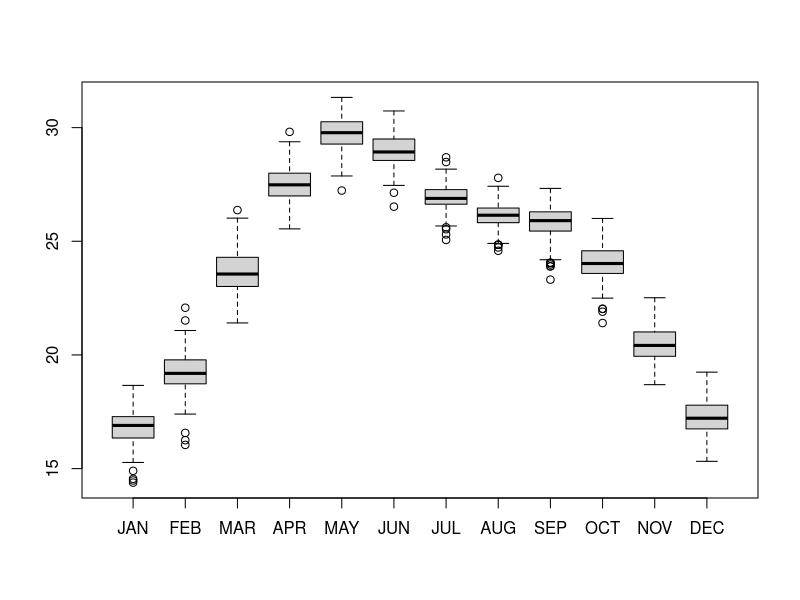
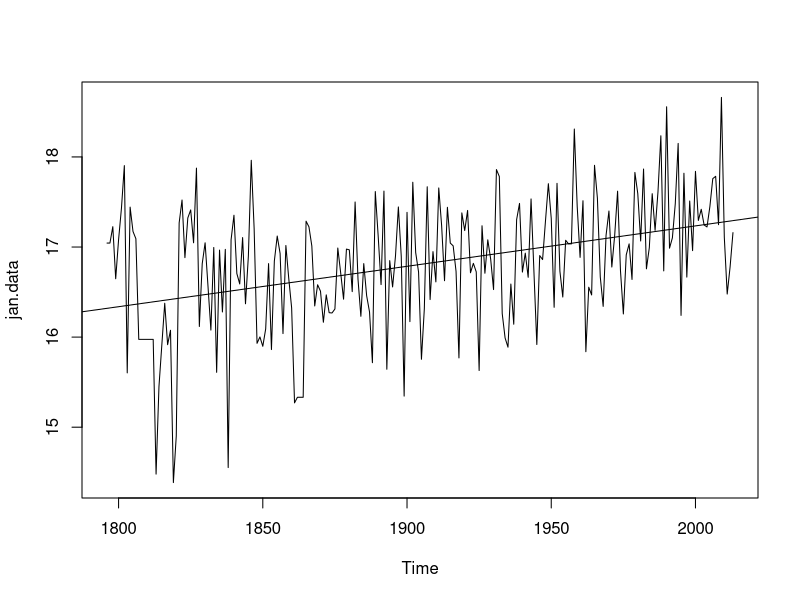
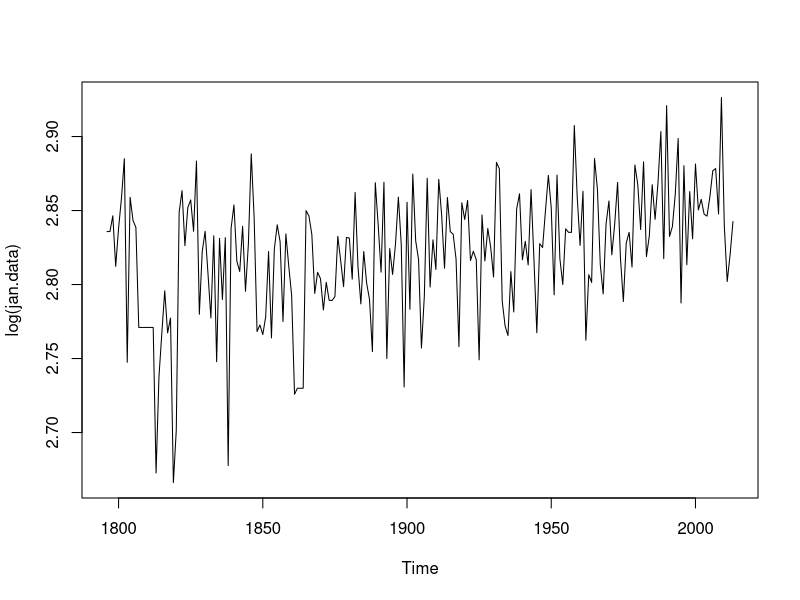
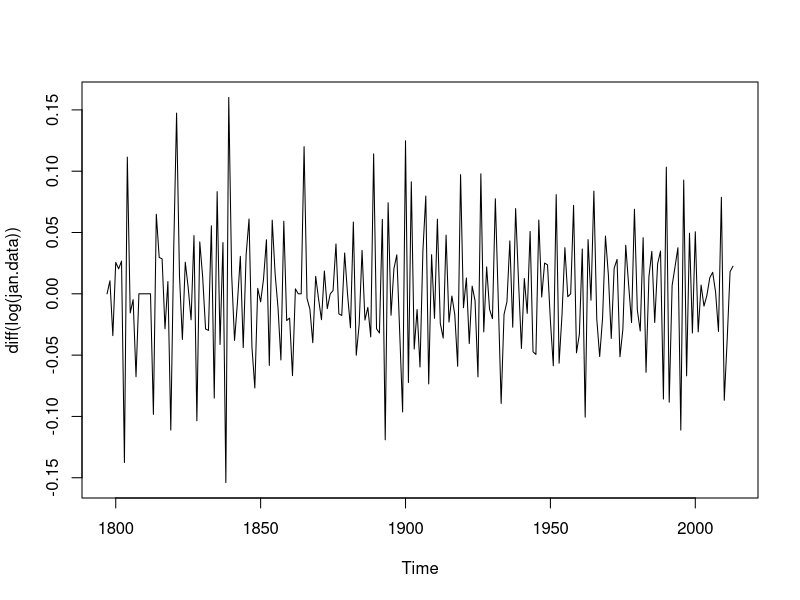
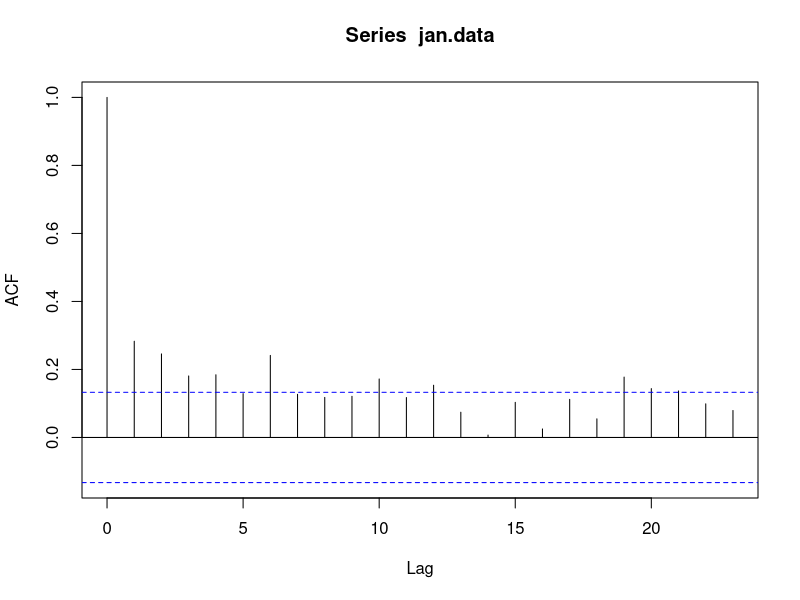
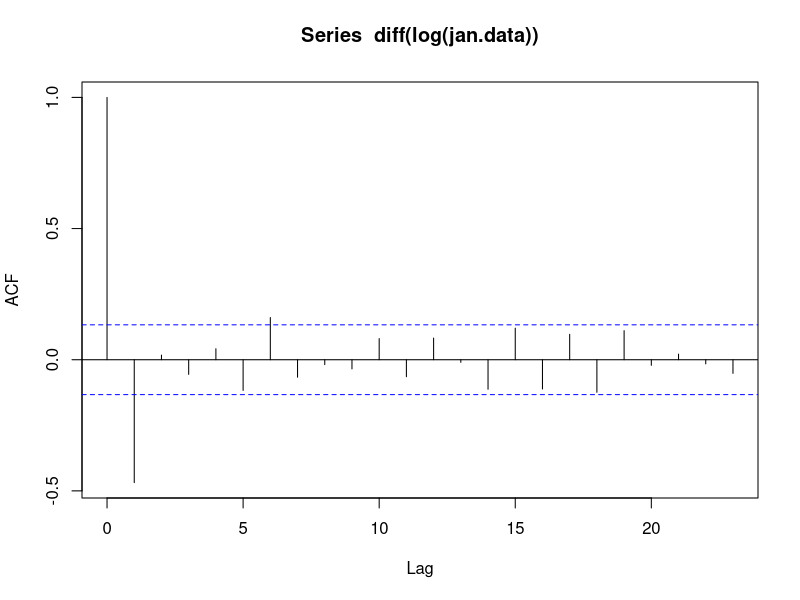
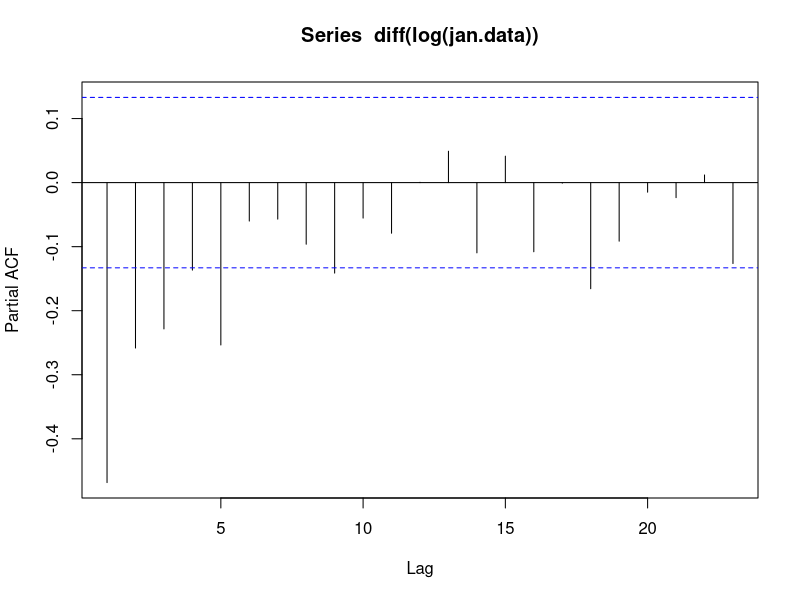
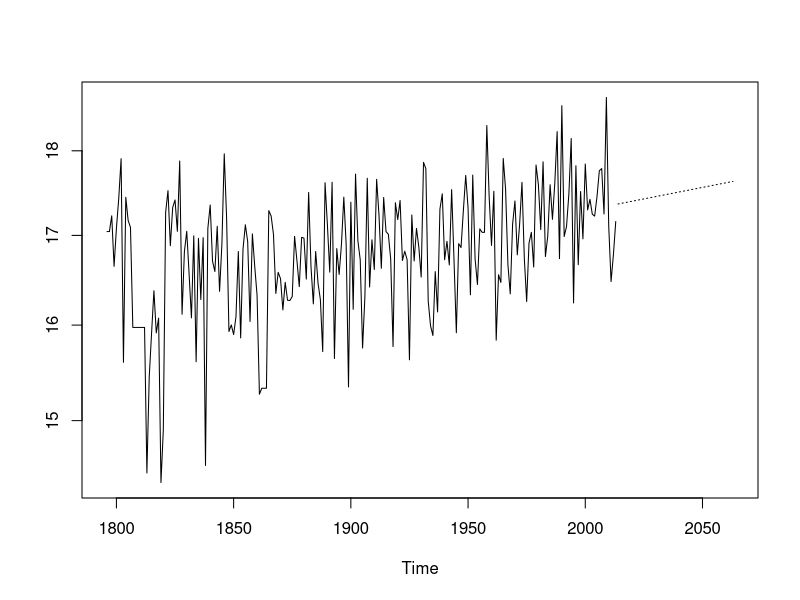

Write R code to recreate these figures, in order.
data = read.table("Temp_modified.csv",",",row.names = 1, header = TRUE)
data

require("zoo")

data<-na.locf(data)
data

boxplot(data)

Jan <- data$JAN

#January
jan.data = ts(Jan, start = 1796, frequency = 1)
class(jan.data)

plot(jan.data)
abline(lm(jan.data~time(jan.data)))

#Making Variance equal by applying log
plot(log(jan.data))
abline(lm(log(jan.data))~time(jan.data))

#Making mean constant
plot(diff(log(jan.data)))
abline(lm(diff(log(jan.data)))~time(jan.data))

#ARIMA Model

#Finding Q
acf(jan.data)
acf(diff(log(jan.data)))
#Q=0

#Finding p
pacf(diff(log(jan.data)))
#p=1

#Value of D => How many times diff() is applied d=1

#Create Model
janmodel<-arima(log(jan.data),c(0,1,1),seasonal = list(order=c(0,1,1),period=1))
janmodel

#Prediction
predjan<-predict(janmodel,n.ahead = 50)
predjan

#Converting logarithmic to decimal value where e=2.718
predjan.final<-2.718^predjan$pred
predjan.final

ts.plot(jan.data,2.718^predjan$pred,log="y",lty=c(1,3))

jantest<-ts(jan.data,frequency = 1,start = 1796,end = 2003)
jantest

#Once again creating model
jantest.model<-arima(log(jantest),c(0,1,1),seasonal = list(order=c(0,1,1),period=1))
predjantest<-predict(jantest.model,n.ahead = 50)
predjantest.final<-2.718^predjantest$pred
predjantest.final

predictedjan=head(predjantest.final,10)
predictedjan

#Now comparing with Original
originaljan<-tail(jan.data,10)
originaljan